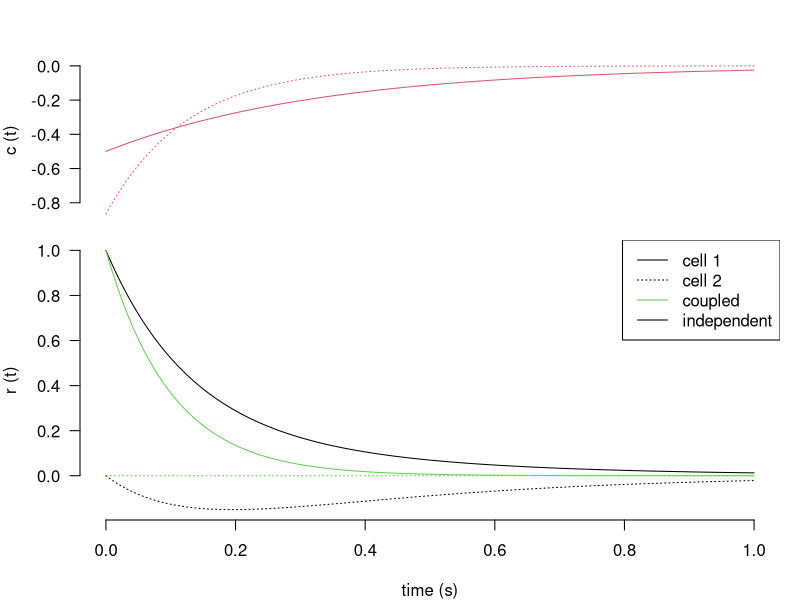
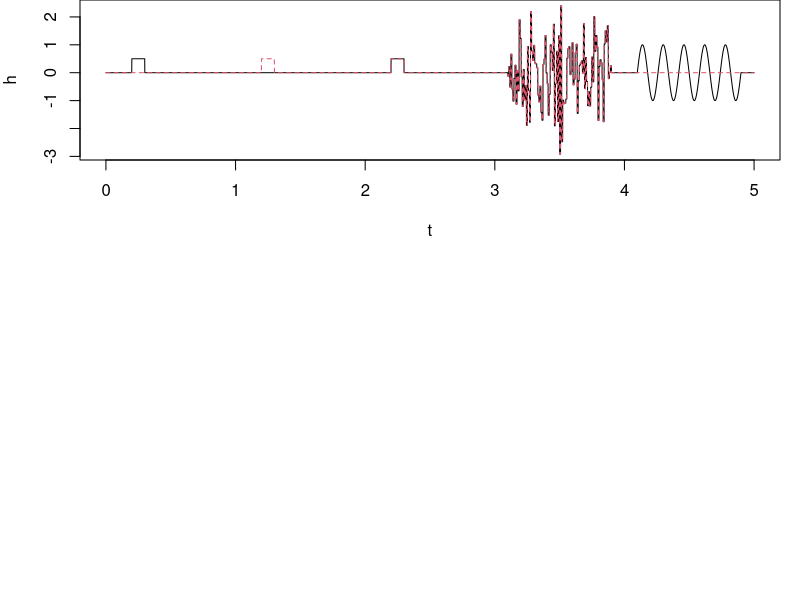
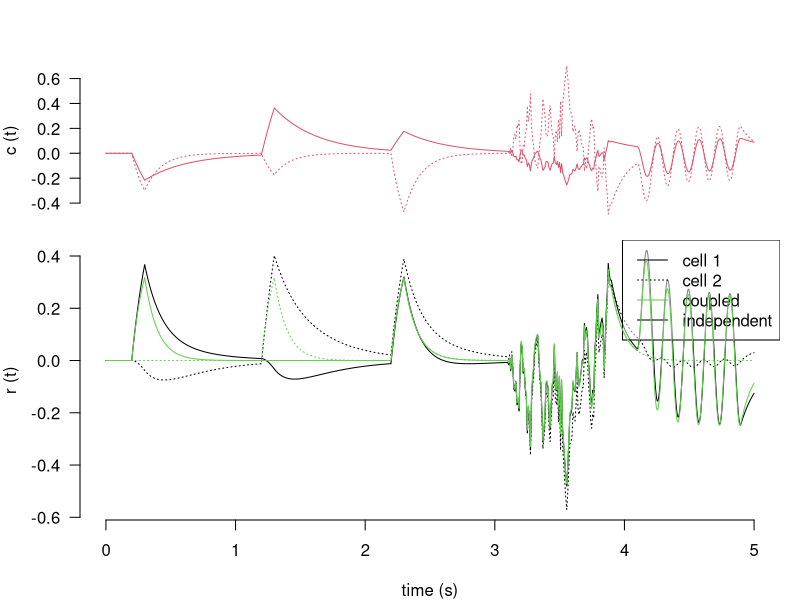

Here is the R script that generated these plots, in order: (Note: this script raises an error after producing the figures.)
## ---- chunk 1
require(knitr)
knitr::opts_chunk$set(echo = TRUE)
## ---- chunk 2
sim.net <- function(W, Tmax, init, tau=10, dt=1, h=NULL){
  ## inputs: tau * d r / dt = -r + h + Wr
  ## W: weight matrix (square matrix)
  ## Tmax: simulation time (scalar, ms)
  ## init: initial state
  ## tau: time constant
  ## dt: simulation time step (ms)
  ## h: inpit
  ##
  ## output:
  ## the matrix of firing rates
  
  L <- Tmax / dt + 1
  N <- ncol(W)
  resp <- matrix(NA, L, N)
  rr <- init
  resp[1,] <- init

  if (is.null(h)) h <- matrix(0, L, N) # no input
  if (length(h)==N) h <- rbind(rep(h[1], L), rep(h[2], L)) # constant input
  if (nrow(h) != L) stop('input is not specified correctly')
  if (ncol(h) != N) stop('input is not specified correctly')
  
  for (i in 2:L){
  	dr.dt <- (-rr + W %*% rr + h[i,]) / tau
  	rr <- rr + dr.dt * dt
  	resp[i,] <- rr
  }
  resp
}
## ---- chunk 3
get.coeff <- function(W, resp){
  L <- nrow(resp)
  eW <- eigen(W)$vec
  N <- ncol(W)
  eResp <- matrix(NA, L, N)
  for (i in 1:L) eResp[i,] <- solve(eW, resp[i,])
  eResp
}
## ---- chunk 4
# this is going to be the eigenvalue of the system
lambdas <- c(0.2, 0.7) # use this for slowing
# lambdas <- c(-1, -2) # use this for speeding up
theta <- pi/6 # rotation 
rotate <- matrix(c(cos(theta), sin(theta), -sin(theta), cos(theta)), 2, 2)
vecs <- list(rotate %*% c(1,0), rotate %*% c(0,1))
W <- lambdas[1] * (vecs[[1]] %*% t(vecs[[1]])) + lambdas[2] * (vecs[[2]] %*% t(vecs[[2]]))
W0 <- matrix(0, 2, 2)

## for a non-normal matrix, use this one:
# W <- matrix(c(4, 4, -4.4, -4.4), 2, 2)
## ---- chunk 5

tau <- 100/1000 # time constant, ms
Tmax <- 1 # s
dt <- 0.2/1000 # simulation time step, ms
t <- seq(0, Tmax, by=dt)
init <- c(1, 0)


resp <- sim.net(W, Tmax, init, tau, dt)
resp0 <- sim.net(W0, Tmax, init, tau, dt)

cc <- get.coeff(W, resp)

layout(matrix(c(1,2), 2), 1, c(2,3))
par(mar=c(1,4,3,1))
matplot(t, cc, t="l", col=2, lty=c(1,3), xlab="", axes=F, ylab="c (t)"); axis(2, las=2)

par(mar=c(4,4,0,1))
matplot(t, resp, t="l", col=1, lty=c(1,3), xlab="time (s)", axes=F, ylab="r (t)"); axis(1); axis(2, las=2)
legend('topright', leg=c('cell 1', 'cell 2', 'coupled', 'independent'), lty=c(1,3, 1,1), col=c(1,1,3,1))
matplot(t, resp0, t="l", col=3, lty=c(1,3), add=T)

## ---- chunk 6
Tmax <- 5 # s
dt <- 1/1000 # simulation time step, ms
t <- seq(0, Tmax, by=dt)
init <- c(0, 0)
L <- Tmax / dt + 1
h <- matrix(0, L, 2)
h[201:300,1] <- 1/2
h[1201:1300,2] <- 1/2
h[2201:2300,] <- 1/2
for (i in 1:100) h[(3101:3108) + 8*(i-1),] <- rnorm(1, 0, 1)
h[4101:4900,1] <- sin((1:800)*2*pi/800*5)
matplot(t, h, t='l')
## ---- chunk 7
resp <- sim.net(W, Tmax, init, tau, dt, h=h)
resp0 <- sim.net(W0, Tmax, init, tau, dt, h=h)

cc <- get.coeff(W, resp)

layout(matrix(c(1,2), 2), 1, c(2,3))
par(mar=c(1,4,3,1))
matplot(t, cc, t="l", col=2, lty=c(1,3), xlab="", axes=F, ylab="c (t)"); axis(2, las=2)

par(mar=c(4,4,0,1))
matplot(t, resp, t="l", col=1, lty=c(1,3), xlab="time (s)", axes=F, ylab="r (t)"); axis(1); axis(2, las=2)
legend('topright', leg=c('cell 1', 'cell 2', 'coupled', 'independent'), lty=c(1,3, 1,1), col=c(1,1,3,1), bg=grey(1, alpha=0.5))
matplot(t, resp0, t="l", col=3, lty=c(1,3), add=T)

## ---- chunk 8
include_graphics('./homeWork.png')
